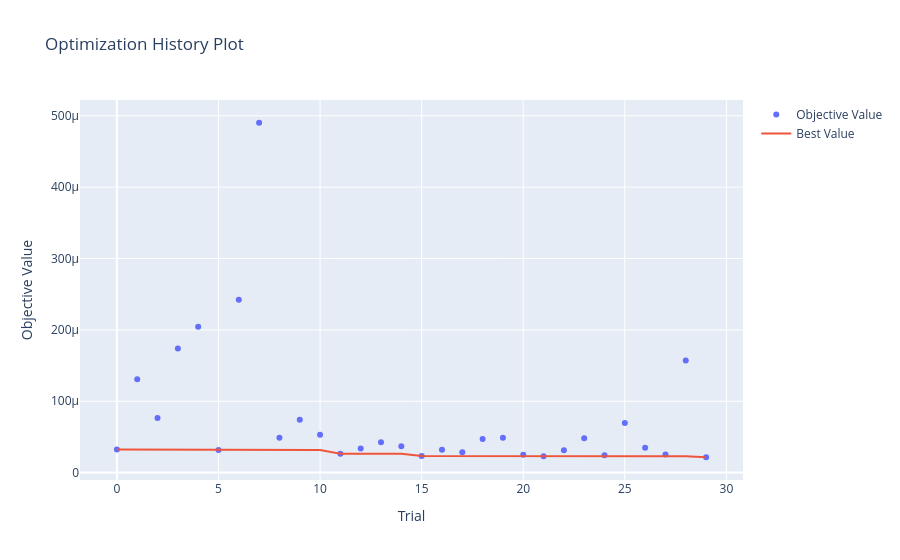

This figure's notebook cell:
### Code cell
plot_optimization_history(study)

### Figure 1 — Plotly figure (JSON) as saved in the notebook; plotly's stock layout.template omitted (floating-point values rounded to 4 significant figures)
{"data": [{"mode": "markers", "name": "Objective Value", "type": "scatter", "x": [0, 1, 2, 3, 4, 5, 6, 7, 8, 9, 10, 11, 12, 13, 14, 15, 16, 17, 18, 19, 20, 21, 22, 23, 24, 25, 26, 27, 28, 29], "y": [3.248e-05, 0.000131, 7.661e-05, 0.0001739, 0.0002045, 3.154e-05, 0.0002421, 0.0004902, 4.873e-05, 7.418e-05, 5.304e-05, 2.644e-05, 3.376e-05, 4.26e-05, 3.684e-05, 2.342e-05, 3.2e-05, 2.855e-05, 4.702e-05, 4.895e-05, 2.496e-05, 2.28e-05, 3.148e-05, 4.822e-05, 2.433e-05, 6.94e-05, 3.496e-05, 2.55e-05, 0.0001572, 2.153e-05]}, {"mode": "lines", "name": "Best Value", "type": "scatter", "x": [0, 1, 2, 3, 4, 5, 6, 7, 8, 9, 10, 11, 12, 13, 14, 15, 16, 17, 18, 19, 20, 21, 22, 23, 24, 25, 26, 27, 28, 29], "y": [3.248e-05, 3.248e-05, 3.248e-05, 3.248e-05, 3.248e-05, 3.154e-05, 3.154e-05, 3.154e-05, 3.154e-05, 3.154e-05, 3.154e-05, 2.644e-05, 2.644e-05, 2.644e-05, 2.644e-05, 2.342e-05, 2.342e-05, 2.342e-05, 2.342e-05, 2.342e-05, 2.342e-05, 2.28e-05, 2.28e-05, 2.28e-05, 2.28e-05, 2.28e-05, 2.28e-05, 2.28e-05, 2.28e-05, 2.153e-05]}, {"marker": {"color": "#cccccc"}, "mode": "markers", "name": "Infeasible Trial", "showlegend": false, "type": "scatter", "x": [], "y": []}], "layout": {"title": {"text": "Optimization History Plot"}, "xaxis": {"title": {"text": "Trial"}}, "yaxis": {"title": {"text": "Objective Value"}}}}
